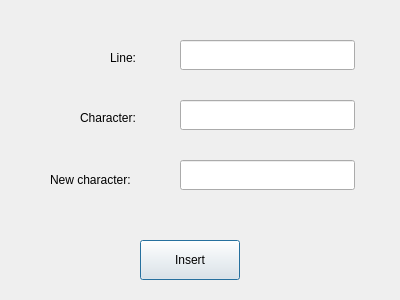
<?xml version="1.0" encoding="UTF-8"?>
<ui version="4.0">
 <class>change_character</class>
 <widget class="QDialog" name="change_character">
  <property name="geometry">
   <rect>
    <x>0</x>
    <y>0</y>
    <width>400</width>
    <height>300</height>
   </rect>
  </property>
  <property name="windowTitle">
   <string>Change character</string>
  </property>
  <widget class="QLabel" name="label_2">
   <property name="geometry">
    <rect>
     <x>80</x>
     <y>110</y>
     <width>71</width>
     <height>16</height>
    </rect>
   </property>
   <property name="text">
    <string>Character:</string>
   </property>
  </widget>
  <widget class="QLabel" name="label">
   <property name="geometry">
    <rect>
     <x>110</x>
     <y>50</y>
     <width>55</width>
     <height>16</height>
    </rect>
   </property>
   <property name="text">
    <string>Line:</string>
   </property>
  </widget>
  <widget class="QLineEdit" name="line_val">
   <property name="geometry">
    <rect>
     <x>180</x>
     <y>40</y>
     <width>175</width>
     <height>30</height>
    </rect>
   </property>
  </widget>
  <widget class="QLineEdit" name="char_val">
   <property name="geometry">
    <rect>
     <x>180</x>
     <y>160</y>
     <width>175</width>
     <height>30</height>
    </rect>
   </property>
  </widget>
  <widget class="QPushButton" name="pushButton">
   <property name="geometry">
    <rect>
     <x>140</x>
     <y>240</y>
     <width>100</width>
     <height>40</height>
    </rect>
   </property>
   <property name="text">
    <string>Insert</string>
   </property>
  </widget>
  <widget class="QLabel" name="label_3">
   <property name="geometry">
    <rect>
     <x>50</x>
     <y>170</y>
     <width>111</width>
     <height>20</height>
    </rect>
   </property>
   <property name="text">
    <string>New character:</string>
   </property>
  </widget>
  <widget class="QLineEdit" name="character_val">
   <property name="geometry">
    <rect>
     <x>180</x>
     <y>100</y>
     <width>175</width>
     <height>30</height>
    </rect>
   </property>
  </widget>
 </widget>
 <resources/>
 <connections>
  <connection>
   <sender>pushButton</sender>
   <signal>clicked()</signal>
   <receiver>change_character</receiver>
   <slot>close()</slot>
   <hints>
    <hint type="sourcelabel">
     <x>229</x>
     <y>248</y>
    </hint>
    <hint type="destinationlabel">
     <x>279</x>
     <y>233</y>
    </hint>
   </hints>
  </connection>
 </connections>
</ui>
